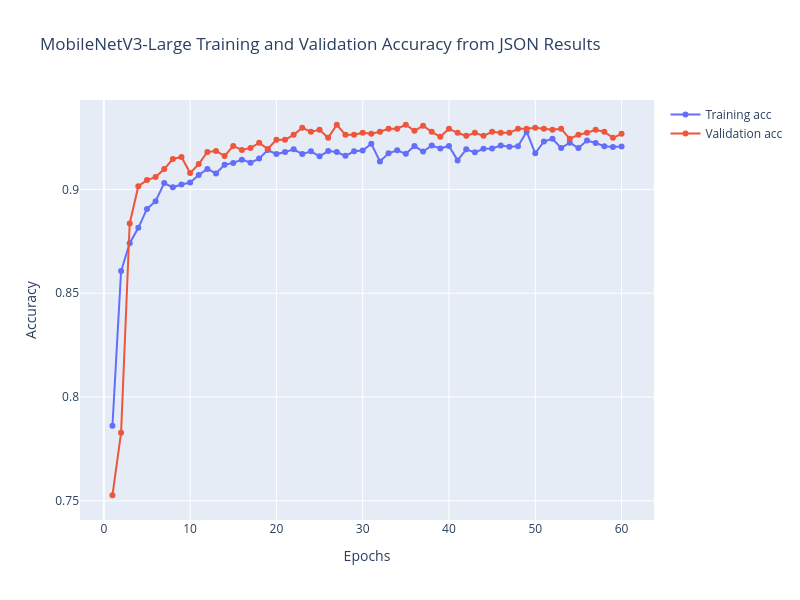

This figure's notebook cell:
### Code cell
# Displaying learning and validation curves if available in notebook variables and outputs
plot_history(
    mobilenet_json_results["history"],
    "MobileNetV3-Large Training and Validation Accuracy from JSON Results",
)
